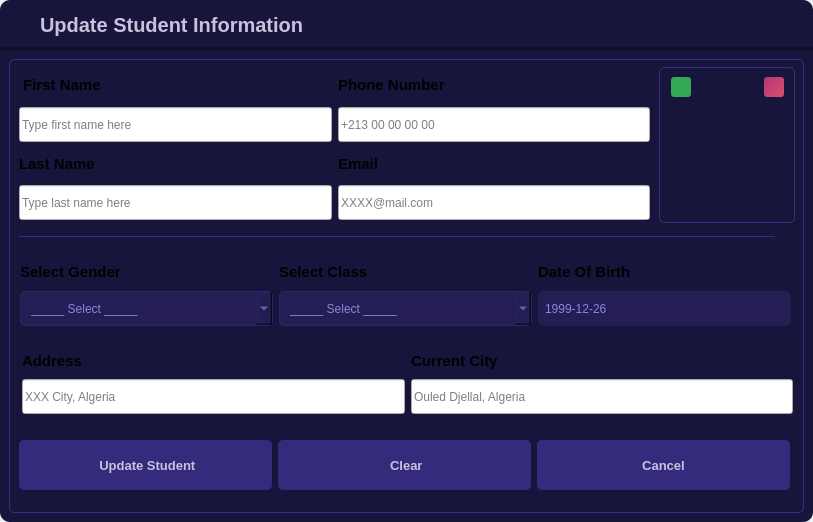
<?xml version="1.0" encoding="UTF-8"?>
<ui version="4.0">
 <class>Updatestudents_Dialog</class>
 <widget class="QDialog" name="Updatestudents_Dialog">
  <property name="geometry">
   <rect>
    <x>0</x>
    <y>0</y>
    <width>813</width>
    <height>522</height>
   </rect>
  </property>
  <property name="minimumSize">
   <size>
    <width>813</width>
    <height>522</height>
   </size>
  </property>
  <property name="maximumSize">
   <size>
    <width>813</width>
    <height>522</height>
   </size>
  </property>
  <property name="windowTitle">
   <string>Dialog</string>
  </property>
  <property name="styleSheet">
   <string notr="true">QDialog{
	color: rgb(203, 192, 222);
	background: transparent;
}

QLabel{
	color: rgb(134, 136, 223);
}
QLineEdit {
	background-color: rgb(37, 30, 84);
	padding:5px 5px;
	border-radius:8px;
	font: 12pt &quot;Segoe UI&quot;;
	selection-background-color: rgb(29, 23, 67); 
 	 focus {  
 	 background-color:rgb(192, 192, 255)};
}
QLineEdit:focus{
    border: 1px solid #006080;
}</string>
  </property>
  <layout class="QGridLayout" name="gridLayout">
   <property name="leftMargin">
    <number>0</number>
   </property>
   <property name="topMargin">
    <number>0</number>
   </property>
   <property name="rightMargin">
    <number>0</number>
   </property>
   <property name="bottomMargin">
    <number>0</number>
   </property>
   <property name="spacing">
    <number>0</number>
   </property>
   <item row="0" column="0">
    <widget class="QWidget" name="update_stud_nav" native="true">
     <property name="minimumSize">
      <size>
       <width>0</width>
       <height>50</height>
      </size>
     </property>
     <property name="maximumSize">
      <size>
       <width>16777215</width>
       <height>50</height>
      </size>
     </property>
     <property name="styleSheet">
      <string notr="true">QWidget#update_stud_nav{
	background-color: rgb(23, 21, 59);
    border-top-left-radius: 10px;
    border-top-right-radius: 10px;
	border-bottom: 3px solid rgb(16, 14, 40);
}</string>
     </property>
     <layout class="QHBoxLayout" name="horizontalLayout_6">
      <item>
       <layout class="QHBoxLayout" name="horizontalLayout_5">
        <item>
         <widget class="QLabel" name="label_10">
          <property name="minimumSize">
           <size>
            <width>25</width>
            <height>25</height>
           </size>
          </property>
          <property name="maximumSize">
           <size>
            <width>25</width>
            <height>25</height>
           </size>
          </property>
          <property name="styleSheet">
           <string notr="true">background-color: transparent;</string>
          </property>
          <property name="text">
           <string/>
          </property>
          <property name="pixmap">
           <pixmap resource="../ico.qrc">:/png/icons/refresh.png</pixmap>
          </property>
          <property name="scaledContents">
           <bool>true</bool>
          </property>
         </widget>
        </item>
        <item>
         <widget class="QLabel" name="label">
          <property name="font">
           <font>
            <pointsize>15</pointsize>
            <bold>true</bold>
           </font>
          </property>
          <property name="styleSheet">
           <string notr="true">color: rgb(203, 192, 222);
background-color: transparent;</string>
          </property>
          <property name="text">
           <string>Update Student Information</string>
          </property>
         </widget>
        </item>
       </layout>
      </item>
      <item>
       <spacer name="horizontalSpacer">
        <property name="orientation">
         <enum>Qt::Orientation::Horizontal</enum>
        </property>
        <property name="sizeHint" stdset="0">
         <size>
          <width>468</width>
          <height>20</height>
         </size>
        </property>
       </spacer>
      </item>
      <item>
       <layout class="QHBoxLayout" name="horizontalLayout_4">
        <item>
         <widget class="QPushButton" name="minimize_btn">
          <property name="styleSheet">
           <string notr="true">QPushButton{
	background-color:transparent;
	border:0;
	padding:10px;
}
</string>
          </property>
          <property name="text">
           <string/>
          </property>
          <property name="icon">
           <iconset resource="../ico.qrc">
            <normaloff>:/png/icons/minus.png</normaloff>:/png/icons/minus.png</iconset>
          </property>
          <property name="iconSize">
           <size>
            <width>16</width>
            <height>16</height>
           </size>
          </property>
         </widget>
        </item>
        <item>
         <widget class="QPushButton" name="close_btn">
          <property name="minimumSize">
           <size>
            <width>30</width>
            <height>30</height>
           </size>
          </property>
          <property name="maximumSize">
           <size>
            <width>16777215</width>
            <height>16777215</height>
           </size>
          </property>
          <property name="styleSheet">
           <string notr="true">QPushButton{
	background-color:transparent;
	border:0;
	padding:5px;
}
QPushButton:hover{
	background-color:rgb(235, 59, 90);
	color: rgb(255, 255, 255);
}</string>
          </property>
          <property name="text">
           <string/>
          </property>
          <property name="icon">
           <iconset resource="../ico.qrc">
            <normaloff>:/png/icons/close.png</normaloff>:/png/icons/close.png</iconset>
          </property>
          <property name="iconSize">
           <size>
            <width>26</width>
            <height>26</height>
           </size>
          </property>
         </widget>
        </item>
       </layout>
      </item>
     </layout>
    </widget>
   </item>
   <item row="1" column="0">
    <widget class="QWidget" name="container" native="true">
     <property name="styleSheet">
      <string notr="true">QWidget#container{
	background-color:rgb(23, 21, 59);
    border-top-left-radius: 0;
    border-top-right-radius: 0px;
    border-bottom-left-radius: 10px;
    border-bottom-right-radius: 10px;
}</string>
     </property>
     <layout class="QGridLayout" name="gridLayout_2">
      <item row="0" column="0">
       <widget class="QGroupBox" name="groupBox">
        <property name="styleSheet">
         <string notr="true">QGroupBox{
	color: rgb(53, 46, 126);
	border:1px solid rgb(53, 46, 126);
	border-radius:5px;
}</string>
        </property>
        <property name="title">
         <string/>
        </property>
        <widget class="QGroupBox" name="groupBox_2">
         <property name="geometry">
          <rect>
           <x>650</x>
           <y>8</y>
           <width>136</width>
           <height>156</height>
          </rect>
         </property>
         <property name="styleSheet">
          <string notr="true">QGroupBox{
	color: rgb(255, 255, 255);
	border:1px solid rgb(53, 46, 126);
	border-radius:5px;
}</string>
         </property>
         <property name="title">
          <string/>
         </property>
         <property name="flat">
          <bool>false</bool>
         </property>
         <widget class="QPushButton" name="update_up_std_btn">
          <property name="geometry">
           <rect>
            <x>12</x>
            <y>10</y>
            <width>20</width>
            <height>20</height>
           </rect>
          </property>
          <property name="sizeIncrement">
           <size>
            <width>0</width>
            <height>0</height>
           </size>
          </property>
          <property name="font">
           <font>
            <bold>true</bold>
           </font>
          </property>
          <property name="toolTip">
           <string>Upload Photo</string>
          </property>
          <property name="styleSheet">
           <string notr="true">QPushButton{
  background-color: rgb(52, 168, 83);
  color: rgb(255, 255, 255);
  border-radius: 3px;
}
QPushButton::hover{
	background-color:rgb(63, 204, 101);
}
QPushButton::pressed{
	padding-left:2px;
	padding-top: 1px;
	background-color: rgb(52, 168, 83);
}</string>
          </property>
          <property name="text">
           <string/>
          </property>
          <property name="icon">
           <iconset resource="../ico.qrc">
            <normaloff>:/png/icons/upload.png</normaloff>:/png/icons/upload.png</iconset>
          </property>
          <property name="iconSize">
           <size>
            <width>10</width>
            <height>10</height>
           </size>
          </property>
         </widget>
         <widget class="QPushButton" name="update_delete_std_btn">
          <property name="geometry">
           <rect>
            <x>105</x>
            <y>10</y>
            <width>20</width>
            <height>20</height>
           </rect>
          </property>
          <property name="font">
           <font>
            <bold>true</bold>
           </font>
          </property>
          <property name="toolTip">
           <string>Delete Photo</string>
          </property>
          <property name="styleSheet">
           <string notr="true">QPushButton{
  background-color: qlineargradient(spread:pad, x1:0, y1:0, x2:1, y2:1, stop:0 rgba(179, 55, 113, 255), stop:1 rgba(219, 78, 117, 255));
  color: rgb(255, 255, 255);
  border-radius: 3px;
}
QPushButton::hover{
	background-color:rgb(255, 89, 144);
}
QPushButton::pressed{
	padding-left:2px;
	padding-top: 1px;
	background-color: rgb(220, 69, 134);
}</string>
          </property>
          <property name="text">
           <string/>
          </property>
          <property name="icon">
           <iconset resource="../ico.qrc">
            <normaloff>:/png/icons/close.png</normaloff>:/png/icons/close.png</iconset>
          </property>
          <property name="iconSize">
           <size>
            <width>16</width>
            <height>16</height>
           </size>
          </property>
         </widget>
         <widget class="QLabel" name="update_default_photo">
          <property name="geometry">
           <rect>
            <x>44</x>
            <y>54</y>
            <width>51</width>
            <height>51</height>
           </rect>
          </property>
          <property name="styleSheet">
           <string notr="true"/>
          </property>
          <property name="text">
           <string/>
          </property>
          <property name="pixmap">
           <pixmap resource="../ico.qrc">:/png/icons/no-photo.png</pixmap>
          </property>
          <property name="scaledContents">
           <bool>true</bool>
          </property>
         </widget>
         <widget class="QLabel" name="update_photo_label">
          <property name="geometry">
           <rect>
            <x>8</x>
            <y>7</y>
            <width>121</width>
            <height>141</height>
           </rect>
          </property>
          <property name="text">
           <string/>
          </property>
          <property name="scaledContents">
           <bool>true</bool>
          </property>
         </widget>
         <zorder>update_default_photo</zorder>
         <zorder>update_photo_label</zorder>
         <zorder>update_delete_std_btn</zorder>
         <zorder>update_up_std_btn</zorder>
        </widget>
        <widget class="QWidget" name="line" native="true">
         <property name="geometry">
          <rect>
           <x>10</x>
           <y>177</y>
           <width>756</width>
           <height>1</height>
          </rect>
         </property>
         <property name="styleSheet">
          <string notr="true">background-color: rgb(54, 44, 130);</string>
         </property>
        </widget>
        <widget class="QWidget" name="layoutWidget">
         <property name="geometry">
          <rect>
           <x>13</x>
           <y>290</y>
           <width>771</width>
           <height>65</height>
          </rect>
         </property>
         <layout class="QHBoxLayout" name="horizontalLayout_3">
          <item>
           <layout class="QVBoxLayout" name="verticalLayout_7">
            <item>
             <widget class="QLabel" name="label_3">
              <property name="font">
               <font>
                <pointsize>11</pointsize>
                <bold>true</bold>
               </font>
              </property>
              <property name="text">
               <string>Address</string>
              </property>
             </widget>
            </item>
            <item>
             <widget class="QLineEdit" name="update_address_lineEdit">
              <property name="minimumSize">
               <size>
                <width>0</width>
                <height>35</height>
               </size>
              </property>
              <property name="maximumSize">
               <size>
                <width>16777215</width>
                <height>35</height>
               </size>
              </property>
              <property name="placeholderText">
               <string>XXX City, Algeria</string>
              </property>
             </widget>
            </item>
           </layout>
          </item>
          <item>
           <layout class="QVBoxLayout" name="verticalLayout_10">
            <item>
             <widget class="QLabel" name="label_11">
              <property name="font">
               <font>
                <pointsize>11</pointsize>
                <bold>true</bold>
               </font>
              </property>
              <property name="text">
               <string>Current City</string>
              </property>
             </widget>
            </item>
            <item>
             <widget class="QLineEdit" name="update_city_lineEdit">
              <property name="minimumSize">
               <size>
                <width>0</width>
                <height>35</height>
               </size>
              </property>
              <property name="maximumSize">
               <size>
                <width>16777215</width>
                <height>35</height>
               </size>
              </property>
              <property name="placeholderText">
               <string>Ouled Djellal, Algeria</string>
              </property>
             </widget>
            </item>
           </layout>
          </item>
         </layout>
        </widget>
        <widget class="QWidget" name="layoutWidget">
         <property name="geometry">
          <rect>
           <x>10</x>
           <y>380</y>
           <width>771</width>
           <height>52</height>
          </rect>
         </property>
         <layout class="QHBoxLayout" name="horizontalLayout">
          <item>
           <widget class="QPushButton" name="update_student_btn">
            <property name="font">
             <font>
              <pointsize>10</pointsize>
              <bold>true</bold>
             </font>
            </property>
            <property name="styleSheet">
             <string notr="true">QPushButton{
	background-color: rgb(52, 43, 124);
	color: rgb(203, 192, 222);
	padding:10px;
	height:30;
	border:none;
	border-radius:5px;
}
QPushButton::pressed{
	background-color: rgb(65, 57, 156);
}</string>
            </property>
            <property name="text">
             <string> Update Student</string>
            </property>
            <property name="icon">
             <iconset theme="QIcon::ThemeIcon::SyncSynchronizing"/>
            </property>
           </widget>
          </item>
          <item>
           <widget class="QPushButton" name="update_clear_btn">
            <property name="font">
             <font>
              <pointsize>10</pointsize>
              <bold>true</bold>
             </font>
            </property>
            <property name="styleSheet">
             <string notr="true">QPushButton{
	background-color: rgb(52, 43, 124);
	color: rgb(203, 192, 222);
	padding:10px;
	height:30;
	border:none;
	border-radius:5px;
}
QPushButton::pressed{
	background-color: rgb(65, 57, 156);
}</string>
            </property>
            <property name="text">
             <string> Clear</string>
            </property>
            <property name="icon">
             <iconset theme="view-restore"/>
            </property>
           </widget>
          </item>
          <item>
           <widget class="QPushButton" name="update_cancel_btn">
            <property name="font">
             <font>
              <pointsize>10</pointsize>
              <bold>true</bold>
             </font>
            </property>
            <property name="styleSheet">
             <string notr="true">QPushButton{
	background-color: rgb(52, 43, 124);
	color: rgb(203, 192, 222);
	padding:10px;
	height:30;
	border:none;
	border-radius:5px;
}
QPushButton::pressed{
	background-color: rgb(65, 57, 156);
}</string>
            </property>
            <property name="text">
             <string>Cancel</string>
            </property>
            <property name="icon">
             <iconset theme="edit-clear"/>
            </property>
           </widget>
          </item>
         </layout>
        </widget>
        <widget class="QWidget" name="layoutWidget">
         <property name="geometry">
          <rect>
           <x>10</x>
           <y>10</y>
           <width>631</width>
           <height>151</height>
          </rect>
         </property>
         <layout class="QHBoxLayout" name="horizontalLayout_7">
          <item>
           <layout class="QVBoxLayout" name="verticalLayout_6">
            <property name="spacing">
             <number>6</number>
            </property>
            <item>
             <layout class="QVBoxLayout" name="verticalLayout_4">
              <property name="spacing">
               <number>6</number>
              </property>
              <item>
               <widget class="QLabel" name="label_2">
                <property name="font">
                 <font>
                  <pointsize>11</pointsize>
                  <bold>true</bold>
                 </font>
                </property>
                <property name="autoFillBackground">
                 <bool>false</bool>
                </property>
                <property name="styleSheet">
                 <string notr="true"/>
                </property>
                <property name="text">
                 <string> First Name</string>
                </property>
               </widget>
              </item>
              <item>
               <widget class="QLineEdit" name="update_first_name_lineEdit">
                <property name="minimumSize">
                 <size>
                  <width>0</width>
                  <height>35</height>
                 </size>
                </property>
                <property name="maximumSize">
                 <size>
                  <width>16777215</width>
                  <height>35</height>
                 </size>
                </property>
                <property name="placeholderText">
                 <string>Type first name here </string>
                </property>
               </widget>
              </item>
             </layout>
            </item>
            <item>
             <layout class="QVBoxLayout" name="verticalLayout_5">
              <item>
               <widget class="QLabel" name="label_9">
                <property name="font">
                 <font>
                  <pointsize>11</pointsize>
                  <bold>true</bold>
                 </font>
                </property>
                <property name="text">
                 <string>Last Name</string>
                </property>
               </widget>
              </item>
              <item>
               <widget class="QLineEdit" name="update_last_name_lineEdit">
                <property name="minimumSize">
                 <size>
                  <width>0</width>
                  <height>35</height>
                 </size>
                </property>
                <property name="maximumSize">
                 <size>
                  <width>16777215</width>
                  <height>35</height>
                 </size>
                </property>
                <property name="placeholderText">
                 <string>Type last name here </string>
                </property>
               </widget>
              </item>
             </layout>
            </item>
           </layout>
          </item>
          <item>
           <layout class="QVBoxLayout" name="verticalLayout_9">
            <item>
             <layout class="QVBoxLayout" name="verticalLayout_8">
              <item>
               <widget class="QLabel" name="label_4">
                <property name="font">
                 <font>
                  <pointsize>11</pointsize>
                  <bold>true</bold>
                 </font>
                </property>
                <property name="text">
                 <string>Phone Number</string>
                </property>
               </widget>
              </item>
              <item>
               <widget class="QLineEdit" name="update_phone_lineEdit">
                <property name="minimumSize">
                 <size>
                  <width>0</width>
                  <height>35</height>
                 </size>
                </property>
                <property name="maximumSize">
                 <size>
                  <width>16777215</width>
                  <height>35</height>
                 </size>
                </property>
                <property name="placeholderText">
                 <string>+213 00 00 00 00</string>
                </property>
               </widget>
              </item>
             </layout>
            </item>
            <item>
             <layout class="QVBoxLayout" name="verticalLayout_12">
              <item>
               <widget class="QLabel" name="label_5">
                <property name="font">
                 <font>
                  <pointsize>11</pointsize>
                  <bold>true</bold>
                 </font>
                </property>
                <property name="text">
                 <string>Email</string>
                </property>
               </widget>
              </item>
              <item>
               <widget class="QLineEdit" name="update_email_lineEdit">
                <property name="minimumSize">
                 <size>
                  <width>0</width>
                  <height>35</height>
                 </size>
                </property>
                <property name="maximumSize">
                 <size>
                  <width>16777215</width>
                  <height>35</height>
                 </size>
                </property>
                <property name="placeholderText">
                 <string>XXXX@mail.com</string>
                </property>
               </widget>
              </item>
             </layout>
            </item>
           </layout>
          </item>
         </layout>
        </widget>
        <widget class="QWidget" name="layoutWidget">
         <property name="geometry">
          <rect>
           <x>11</x>
           <y>200</y>
           <width>771</width>
           <height>67</height>
          </rect>
         </property>
         <layout class="QHBoxLayout" name="horizontalLayout_10">
          <item>
           <layout class="QVBoxLayout" name="verticalLayout">
            <item>
             <widget class="QLabel" name="label_6">
              <property name="font">
               <font>
                <pointsize>11</pointsize>
                <bold>true</bold>
               </font>
              </property>
              <property name="text">
               <string>Select Gender</string>
              </property>
             </widget>
            </item>
            <item>
             <widget class="QComboBox" name="update_gender_comboBox">
              <property name="maximumSize">
               <size>
                <width>16777215</width>
                <height>35</height>
               </size>
              </property>
              <property name="styleSheet">
               <string notr="true">QComboBox{
	background-color: rgb(37, 30, 84);
	color: rgb(134, 136, 223);
	border: 1px solid rgb(44, 38, 100);
	border-radius: 5px;
	padding: 5px;
	padding-left: 10px;
	height:25px;
}
QComboBox:hover{
	border: 1px solid rgb(52, 84, 153);
}
QComboBox::drop-down {
	subcontrol-origin: padding;
	subcontrol-position: top right;
	width: 35px; 
	border-left-width: 3px;
	border-left-color: rgb(38, 33, 91);
	border-left-style: solid;
	border-top-right-radius: 3px;
	border-bottom-right-radius: 3px;	
	background-image: url(:/png/icons/arrow-down.png);
	background-position: center;
	background-repeat: no-reperat;
 }
QComboBox QAbstractItemView {
	color: rgb(134, 136, 223);	
	background-color: rgb(37, 30, 84);
	padding: 10px;
	selection-background-color: rgb(23, 21, 59); 
	margin-top:3px;
	border-radius: 5px;
}
QComboBox::down-arrow { 	
	image: url(:/png/icons/arrow-down.png);
	width:25px;
	height:25px;
}</string>
              </property>
              <property name="editable">
               <bool>false</bool>
              </property>
              <item>
               <property name="text">
                <string>_____ Select _____</string>
               </property>
              </item>
              <item>
               <property name="text">
                <string>Male</string>
               </property>
              </item>
              <item>
               <property name="text">
                <string>Female</string>
               </property>
              </item>
             </widget>
            </item>
           </layout>
          </item>
          <item>
           <layout class="QVBoxLayout" name="verticalLayout_2">
            <item>
             <widget class="QLabel" name="label_7">
              <property name="font">
               <font>
                <pointsize>11</pointsize>
                <bold>true</bold>
               </font>
              </property>
              <property name="text">
               <string>Select Class</string>
              </property>
             </widget>
            </item>
            <item>
             <widget class="QComboBox" name="update_class_comboBox">
              <property name="maximumSize">
               <size>
                <width>16777215</width>
                <height>35</height>
               </size>
              </property>
              <property name="styleSheet">
               <string notr="true">QComboBox{
	background-color: rgb(37, 30, 84);
	color: rgb(134, 136, 223);
	border: 1px solid rgb(44, 38, 100);
	border-radius: 5px;
	padding: 5px;
	padding-left: 10px;
	height:25px;
}
QComboBox:hover{
	border: 1px solid rgb(52, 84, 153);
}
QComboBox::drop-down {
	subcontrol-origin: padding;
	subcontrol-position: top right;
	width: 35px; 
	border-left-width: 3px;
	border-left-color: rgb(38, 33, 91);
	border-left-style: solid;
	border-top-right-radius: 3px;
	border-bottom-right-radius: 3px;	
	background-image: url(:/png/icons/arrow-down.png);
	background-position: center;
	background-repeat: no-reperat;
 }
QComboBox QAbstractItemView {
	color: rgb(134, 136, 223);	
	background-color: rgb(37, 30, 84);
	padding: 10px;
	selection-background-color: rgb(23, 21, 59); 
	margin-top:3px;
	border-radius: 5px;
}
QComboBox::down-arrow { 	
	image: url(:/png/icons/arrow-down.png);
	width:25px;
	height:25px;
}</string>
              </property>
              <item>
               <property name="text">
                <string>_____ Select _____</string>
               </property>
              </item>
              <item>
               <property name="text">
                <string>Grade 01</string>
               </property>
              </item>
              <item>
               <property name="text">
                <string>Grade 02</string>
               </property>
              </item>
              <item>
               <property name="text">
                <string>Grade 03</string>
               </property>
              </item>
              <item>
               <property name="text">
                <string>Grade 04</string>
               </property>
              </item>
             </widget>
            </item>
           </layout>
          </item>
          <item>
           <layout class="QVBoxLayout" name="verticalLayout_3">
            <item>
             <widget class="QLabel" name="label_12">
              <property name="font">
               <font>
                <pointsize>11</pointsize>
                <bold>true</bold>
               </font>
              </property>
              <property name="text">
               <string>Date Of Birth</string>
              </property>
             </widget>
            </item>
            <item>
             <widget class="QDateEdit" name="update_birth_dateEdit">
              <property name="acceptDrops">
               <bool>false</bool>
              </property>
              <property name="autoFillBackground">
               <bool>false</bool>
              </property>
              <property name="styleSheet">
               <string notr="true">QDateEdit{
	background-color: rgb(37, 30, 84);
	color: rgb(134, 136, 223);
	border-radius:6px;
	padding-left:5px;
	height:35px;
	border:none;
}
QDateEdit::down-arrow {
	image: url(:/png/icons/calendar.png);
	width:20px;
	height:20px;
	margin-right:10px;
}
QDateEdit::drop-down {
    subcontrol-origin: padding;
    subcontrol-position: top right;
    width: 30px;
    border-top-right-radius: 3px; /* same radius as the QComboBox */
    border-bottom-right-radius: 3px;
}
#calendarWidget QWidget{
	alternate-background-color: rgb(52, 168, 83);
}
#qt_calendar_navigationbar{
	background-color: rgb(16, 14, 40);
}
#qt_calendar_prevmonth, #qt_calendar_nextmonth{
	border:none;
	qproperty-icon:none;
	min-width:13px;
	max-width:13px;
	min-height:13px;
	min-height:13px;
	border-radius:5px;
	background-color: transparent;
	padding:5px;
}
#qt_calendar_prevmonth{
	margin-right:5px;
	image: url(:/newPrefix/icons/left-arrow.png);
}
#qt_calendar_nextmonth{
	margin-left:5px;	
	image: url(:/newPrefix/icons/right-arrow.png);
}
#qt_calendar_prevmonth:hover, 
#qt_calendar_nextmonth:hover
{
	background-color: rgb(37, 30, 84);
}
#qt_calendar_prevmonth:pressed, 
#qt_calendar_nextmonth:pressed
{
	background-color: rgb(37, 30, 84);
}
#qt_calendar_yearbutton{
	color: rgb(203, 192, 222);
	width: 50px;
	margin:5px;
	border-radius:5px;
	font-size:13px;
	padding:0 10px;
}
#qt_calendar_monthbutton{
	color: rgb(203, 192, 222);
	margin:5px 5px;
	border-radius:5px;
	font-size:14px;
	padding:0 5px;
}
#qt_calendar_yearbutton:hover,
#qt_calendar_monthbutton:hover
{
	background-color: rgb(37, 30, 84);
}
#qt_calendar_yearbutton:pressed,
#qt_calendar_monthbutton:pressed
{
	background-color: rgb(193, 104, 128);
}
#qt_calendar_yearedit{
	min-width:90px;
	color: rgb(203, 192, 222);
	background: transparent;
	font-size:14px;
}
#calendarWidget QToolButton QMenu{
	background-color: rgb(37, 30, 84);
}
#calendarWidget QToolButton QMenu:item{
	padding:5px;
}
#calendarWidget QToolButton QMenu::item:selected:enabled{
	background-color: rgb(255, 255, 0);
}
#calendarWidget QToolButton::menu-indicator{
	nosubcontrol-origin:margin;
	subcontrol-position:right center;
	margin-top:10px;
	width:20px;
}
/* header row */
QCalendarWidget QWidget { alternate-background-color:rgb(52, 43, 124); }
QCalendarWidget QAbstractItemView:enabled
{
	font-size:14px;
	color: rgb(222, 222, 222);
	background-color: rgb(23, 21, 59);
	selection-background-color: rgb(64, 64, 64);
	selection-color: rgb(0, 255, 0);
}</string>
              </property>
              <property name="wrapping">
               <bool>false</bool>
              </property>
              <property name="frame">
               <bool>true</bool>
              </property>
              <property name="buttonSymbols">
               <enum>QAbstractSpinBox::ButtonSymbols::NoButtons</enum>
              </property>
              <property name="accelerated">
               <bool>false</bool>
              </property>
              <property name="correctionMode">
               <enum>QAbstractSpinBox::CorrectionMode::CorrectToNearestValue</enum>
              </property>
              <property name="showGroupSeparator" stdset="0">
               <bool>false</bool>
              </property>
              <property name="dateTime">
               <datetime>
                <hour>0</hour>
                <minute>0</minute>
                <second>0</second>
                <year>1999</year>
                <month>12</month>
                <day>26</day>
               </datetime>
              </property>
              <property name="maximumDateTime">
               <datetime>
                <hour>23</hour>
                <minute>59</minute>
                <second>59</second>
                <year>9999</year>
                <month>12</month>
                <day>29</day>
               </datetime>
              </property>
              <property name="minimumDate">
               <date>
                <year>1970</year>
                <month>9</month>
                <day>1</day>
               </date>
              </property>
              <property name="currentSection">
               <enum>QDateTimeEdit::Section::YearSection</enum>
              </property>
              <property name="displayFormat">
               <string>yyyy-MM-dd</string>
              </property>
              <property name="calendarPopup">
               <bool>true</bool>
              </property>
             </widget>
            </item>
           </layout>
          </item>
         </layout>
        </widget>
       </widget>
      </item>
     </layout>
    </widget>
   </item>
  </layout>
 </widget>
 <resources>
  <include location="../ico.qrc"/>
 </resources>
 <connections/>
</ui>
